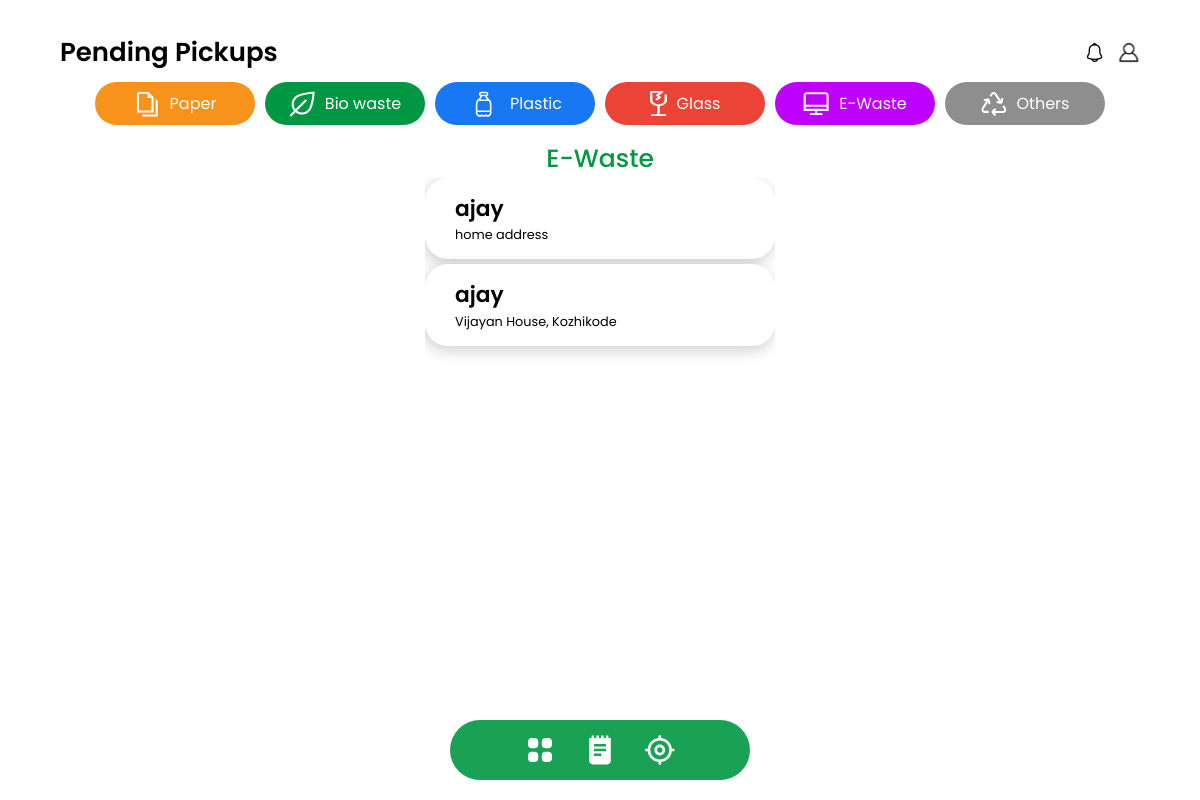
The page /ewaste_pickup/ (signed in) on the database its author committed.
### wrap/models.py (models this page shows)
class Booking(models.Model):
    book_id=  models.AutoField(primary_key=True)
    email = models.EmailField()
    uid = models.IntegerField()
    name = models.CharField(max_length=20,default='null')
    wastetype = models.CharField(max_length=20)
    date = models.DateField(settings.DATE_FORMAT)
    booking_address_title = models.CharField(max_length=20,default='null')
    booking_address = models.CharField(max_length=100,default='null')
    booking_status = models.CharField(max_length=20)
    booking_latitude = models.FloatField(default='0.0')
    booking_longitude = models.FloatField(default='0.0')
    def __str__(self):
        return self.email

### wrap/views.py (the view)
# urls.py: path('ewaste_pickup/',ewaste_pickup,name='ewaste_pickup'),
def ewaste_pickup(request):
    if 'uname' in request.session:
        data = {'name':request.session.get('uname')}
        books = Booking.objects.all()
        booking_data=[]
        for book in books:
            if book.wastetype=='e-waste':
                print(book)
                booking_data.append({'name': book.name, 'email': book.email, 'uid': book.uid,'wastetype':book.wastetype,'date':str(book.date),'date1':str(book.date)[8:10],'booking_status':book.booking_status,'address':book.booking_address,'book_id':book.book_id})
        return render(request,'employee/ewaste-pickup.html',{'booking':booking_data})
    else:
        data = {'status':'You need to login first'}
        return render(request,'sigin.html',context=data)

### wrap/templates/employee/ewaste-pickup.html (shortened to what this page needs)
{% extends 'employee/pending-pickups.html' %} {% block employeestyle %} {% endblock %}
 {% block employeetitle %}E-Waste{% endblock %}
    {% block employeecontent %}
  <div class="user-content-wrapper">
  {% for book in booking %}
  <button onclick="openPopup('{{book.book_id}}')">
  <div class="user-content">
    <h1>{{book.name}}</h1>
    <p>{{book.address}}</p>
  </div></button>
  {% endfor %}
</div>
{% endblock %}

### wrap/static/css/base.css (style rules this page uses)
* { margin: 0px; font-family: "Poppins"; padding: 0; }
body { display: flex; flex-direction: column; place-items: center; height: 100vh; width: 100vw; position: fixed; }

### wrap/templates/employee/pending-pickups.html (style rules this page uses)
.user-content-wrapper { overflow: scroll; overflow-x: hidden; height: 35rem; display: flex; flex-direction: column; gap: 5px; }
.user-content { background: #ffffff; box-shadow: -2px 4px 16px rgba(0, 0, 0, 0.2); border-radius: 22.8822px; padding: 15px 30px; width: 350px; height: fit-content; display: flex; flex-direction: column; align-items:start; }
.user-content>h1 { font-weight: 600; font-size: 21.7801px; }
.user-content>p { font-weight: 400; font-size: 12.8414px; }

### rows shown on the page
Booking: name "ajay", address "home address"
Booking: name "ajay", address "Vijayan House, Kozhikode"
